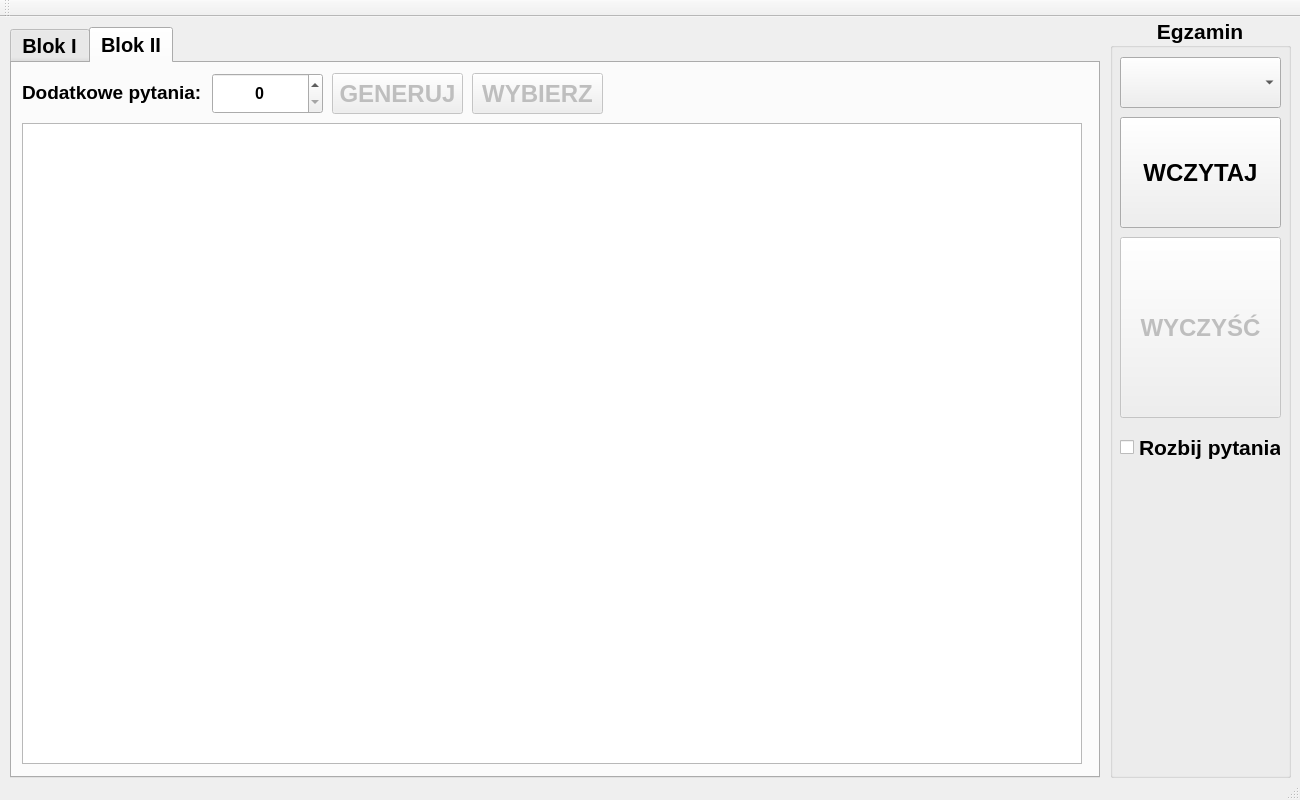
<?xml version="1.0" encoding="UTF-8"?>
<ui version="4.0">
 <class>MainWindow</class>
 <widget class="QMainWindow" name="MainWindow">
  <property name="geometry">
   <rect>
    <x>0</x>
    <y>0</y>
    <width>1300</width>
    <height>800</height>
   </rect>
  </property>
  <property name="sizePolicy">
   <sizepolicy hsizetype="Fixed" vsizetype="Fixed">
    <horstretch>0</horstretch>
    <verstretch>0</verstretch>
   </sizepolicy>
  </property>
  <property name="minimumSize">
   <size>
    <width>1300</width>
    <height>800</height>
   </size>
  </property>
  <property name="maximumSize">
   <size>
    <width>1300</width>
    <height>800</height>
   </size>
  </property>
  <property name="windowTitle">
   <string>EGZAMIN</string>
  </property>
  <widget class="QWidget" name="centralWidget">
   <widget class="QGroupBox" name="groupBox">
    <property name="geometry">
     <rect>
      <x>1110</x>
      <y>0</y>
      <width>181</width>
      <height>761</height>
     </rect>
    </property>
    <property name="font">
     <font>
      <pointsize>16</pointsize>
      <bold>true</bold>
     </font>
    </property>
    <property name="title">
     <string>Egzamin</string>
    </property>
    <property name="alignment">
     <set>Qt::AlignmentFlag::AlignCenter</set>
    </property>
    <widget class="QComboBox" name="przedmiot">
     <property name="geometry">
      <rect>
       <x>10</x>
       <y>40</y>
       <width>161</width>
       <height>51</height>
      </rect>
     </property>
     <property name="font">
      <font>
       <pointsize>24</pointsize>
       <bold>true</bold>
      </font>
     </property>
    </widget>
    <widget class="QPushButton" name="pushLoad">
     <property name="geometry">
      <rect>
       <x>10</x>
       <y>100</y>
       <width>161</width>
       <height>111</height>
      </rect>
     </property>
     <property name="font">
      <font>
       <pointsize>18</pointsize>
       <bold>true</bold>
      </font>
     </property>
     <property name="text">
      <string>WCZYTAJ</string>
     </property>
    </widget>
    <widget class="QPushButton" name="pushClear">
     <property name="enabled">
      <bool>false</bool>
     </property>
     <property name="geometry">
      <rect>
       <x>10</x>
       <y>220</y>
       <width>161</width>
       <height>181</height>
      </rect>
     </property>
     <property name="font">
      <font>
       <pointsize>18</pointsize>
       <bold>true</bold>
      </font>
     </property>
     <property name="text">
      <string>WYCZYŚĆ</string>
     </property>
    </widget>
    <widget class="QCheckBox" name="checkDecompose">
     <property name="geometry">
      <rect>
       <x>10</x>
       <y>410</y>
       <width>161</width>
       <height>41</height>
      </rect>
     </property>
     <property name="text">
      <string>Rozbij pytania</string>
     </property>
    </widget>
   </widget>
   <widget class="QTabWidget" name="tabBloki">
    <property name="geometry">
     <rect>
      <x>10</x>
      <y>10</y>
      <width>1090</width>
      <height>751</height>
     </rect>
    </property>
    <property name="font">
     <font>
      <pointsize>15</pointsize>
      <bold>true</bold>
     </font>
    </property>
    <property name="currentIndex">
     <number>1</number>
    </property>
    <widget class="QWidget" name="tabA">
     <attribute name="title">
      <string>Blok I</string>
     </attribute>
     <widget class="QLabel" name="label_3">
      <property name="geometry">
       <rect>
        <x>10</x>
        <y>14</y>
        <width>191</width>
        <height>31</height>
       </rect>
      </property>
      <property name="font">
       <font>
        <pointsize>14</pointsize>
        <bold>true</bold>
       </font>
      </property>
      <property name="text">
       <string>Dodatkowe pytania:</string>
      </property>
     </widget>
     <widget class="QSpinBox" name="liczA">
      <property name="geometry">
       <rect>
        <x>200</x>
        <y>10</y>
        <width>111</width>
        <height>41</height>
       </rect>
      </property>
      <property name="font">
       <font>
        <pointsize>12</pointsize>
        <bold>true</bold>
       </font>
      </property>
      <property name="layoutDirection">
       <enum>Qt::LayoutDirection::LeftToRight</enum>
      </property>
      <property name="alignment">
       <set>Qt::AlignmentFlag::AlignCenter</set>
      </property>
      <property name="minimum">
       <number>0</number>
      </property>
      <property name="maximum">
       <number>2</number>
      </property>
      <property name="value">
       <number>0</number>
      </property>
     </widget>
     <widget class="QPushButton" name="pushGenBA">
      <property name="enabled">
       <bool>false</bool>
      </property>
      <property name="geometry">
       <rect>
        <x>320</x>
        <y>10</y>
        <width>131</width>
        <height>41</height>
       </rect>
      </property>
      <property name="font">
       <font>
        <pointsize>18</pointsize>
        <bold>true</bold>
       </font>
      </property>
      <property name="text">
       <string>GENERUJ</string>
      </property>
     </widget>
     <widget class="QPushButton" name="pushWybBA">
      <property name="enabled">
       <bool>false</bool>
      </property>
      <property name="geometry">
       <rect>
        <x>460</x>
        <y>10</y>
        <width>131</width>
        <height>41</height>
       </rect>
      </property>
      <property name="font">
       <font>
        <pointsize>18</pointsize>
        <bold>true</bold>
       </font>
      </property>
      <property name="text">
       <string>WYBIERZ</string>
      </property>
     </widget>
     <widget class="QTableWidget" name="pytA">
      <property name="geometry">
       <rect>
        <x>10</x>
        <y>60</y>
        <width>1060</width>
        <height>641</height>
       </rect>
      </property>
      <property name="columnCount">
       <number>2</number>
      </property>
      <column/>
      <column/>
     </widget>
     <widget class="QTextBrowser" name="pytAFull">
      <property name="geometry">
       <rect>
        <x>10</x>
        <y>60</y>
        <width>1060</width>
        <height>641</height>
       </rect>
      </property>
     </widget>
    </widget>
    <widget class="QWidget" name="tabB">
     <attribute name="title">
      <string>Blok II</string>
     </attribute>
     <widget class="QLabel" name="label_5">
      <property name="geometry">
       <rect>
        <x>10</x>
        <y>14</y>
        <width>191</width>
        <height>31</height>
       </rect>
      </property>
      <property name="font">
       <font>
        <pointsize>14</pointsize>
        <bold>true</bold>
       </font>
      </property>
      <property name="text">
       <string>Dodatkowe pytania:</string>
      </property>
     </widget>
     <widget class="QSpinBox" name="liczB">
      <property name="geometry">
       <rect>
        <x>200</x>
        <y>10</y>
        <width>111</width>
        <height>41</height>
       </rect>
      </property>
      <property name="font">
       <font>
        <pointsize>12</pointsize>
        <bold>true</bold>
       </font>
      </property>
      <property name="layoutDirection">
       <enum>Qt::LayoutDirection::LeftToRight</enum>
      </property>
      <property name="alignment">
       <set>Qt::AlignmentFlag::AlignCenter</set>
      </property>
      <property name="minimum">
       <number>0</number>
      </property>
      <property name="maximum">
       <number>2</number>
      </property>
      <property name="singleStep">
       <number>1</number>
      </property>
      <property name="value">
       <number>0</number>
      </property>
     </widget>
     <widget class="QPushButton" name="pushWybBB">
      <property name="enabled">
       <bool>false</bool>
      </property>
      <property name="geometry">
       <rect>
        <x>460</x>
        <y>10</y>
        <width>131</width>
        <height>41</height>
       </rect>
      </property>
      <property name="font">
       <font>
        <pointsize>18</pointsize>
        <bold>true</bold>
       </font>
      </property>
      <property name="text">
       <string>WYBIERZ</string>
      </property>
     </widget>
     <widget class="QPushButton" name="pushGenBB">
      <property name="enabled">
       <bool>false</bool>
      </property>
      <property name="geometry">
       <rect>
        <x>320</x>
        <y>10</y>
        <width>131</width>
        <height>41</height>
       </rect>
      </property>
      <property name="font">
       <font>
        <pointsize>18</pointsize>
        <bold>true</bold>
       </font>
      </property>
      <property name="text">
       <string>GENERUJ</string>
      </property>
     </widget>
     <widget class="QTableWidget" name="pytB">
      <property name="geometry">
       <rect>
        <x>10</x>
        <y>60</y>
        <width>1060</width>
        <height>641</height>
       </rect>
      </property>
      <property name="rowCount">
       <number>0</number>
      </property>
      <property name="columnCount">
       <number>2</number>
      </property>
      <column/>
      <column/>
     </widget>
     <widget class="QTextBrowser" name="pytBFull">
      <property name="geometry">
       <rect>
        <x>10</x>
        <y>60</y>
        <width>1060</width>
        <height>641</height>
       </rect>
      </property>
     </widget>
    </widget>
   </widget>
  </widget>
  <widget class="QToolBar" name="mainToolBar">
   <attribute name="toolBarArea">
    <enum>TopToolBarArea</enum>
   </attribute>
   <attribute name="toolBarBreak">
    <bool>false</bool>
   </attribute>
  </widget>
  <widget class="QStatusBar" name="statusBar"/>
 </widget>
 <layoutdefault spacing="6" margin="11"/>
 <resources/>
 <connections/>
</ui>
